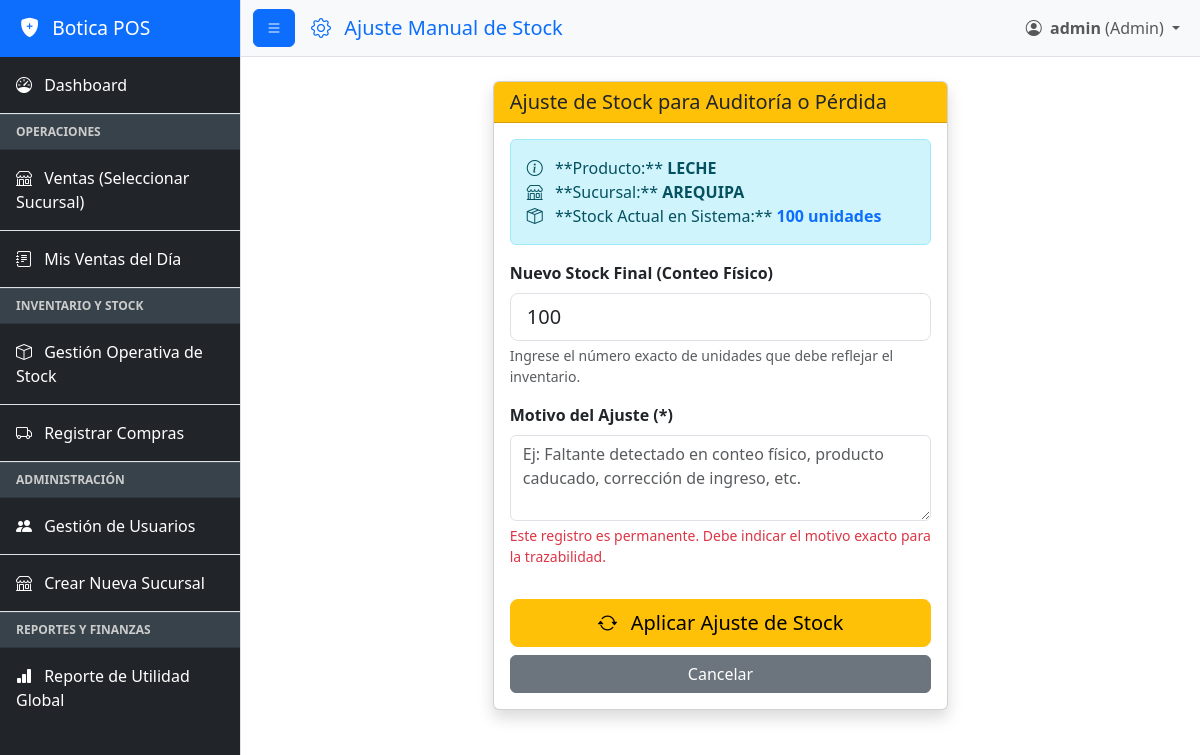
The app's page /ajustar-stock/2 (signed in) with its own data.
### app.py (models this page shows, shortened)
class User(UserMixin, db.Model):
    id = db.Column(db.Integer, primary_key=True)
    username = db.Column(db.String(80), unique=True, nullable=False)
    password_hash = db.Column(db.String(255), nullable=False)
    role = db.Column(db.String(50), default='Empleado', nullable=False)
    farmacia_id = db.Column(db.Integer, db.ForeignKey('farmacia.id'), nullable=True)
    farmacia = db.relationship('Farmacia', back_populates='empleados_rel')
    ventas_realizadas = db.relationship('Sale', back_populates='vendedor_rel')
    ajustes_realizados = db.relationship('AjusteStock', back_populates='user_rel', foreign_keys='[AjusteStock.user_id]')

class Inventario(db.Model):
    id = db.Column(db.Integer, primary_key=True)
    farmacia_id = db.Column(db.Integer, db.ForeignKey('farmacia.id'), nullable=False)
    nombre = db.Column(db.String(255), nullable=False)
    stock = db.Column(db.Integer, default=0)
    precio_de_venta = db.Column(db.Float, default=0.0) # Precio final al público
    costo_promedio = db.Column(db.Float, default=0.0) # Costo Promedio Ponderado (PMP)
    farmacia_rel = db.relationship('Farmacia', back_populates='inventario_rel')
    compras_rel = db.relationship('Compra', back_populates='inventario_rel', cascade="all, delete-orphan")
    ventas_rel = db.relationship('Sale', back_populates='inventario', cascade="all, delete-orphan")
    ajustes_stock = db.relationship('AjusteStock', back_populates='inventario_rel', cascade="all, delete-orphan") # Nuevo
    __table_args__ = (db.UniqueConstraint('farmacia_id', 'nombre', name='_farmacia_nombre_uc'),)

class Farmacia(db.Model):
    id = db.Column(db.Integer, primary_key=True)
    nombre = db.Column(db.String(100), unique=True, nullable=False)
    inventario_rel = db.relationship('Inventario', back_populates='farmacia_rel', cascade="all, delete-orphan")
    empleados_rel = db.relationship('User', back_populates='farmacia', cascade="all, delete-orphan")
    ventas_rel = db.relationship('Sale', back_populates='sucursal_venta_rel', cascade="all, delete-orphan")

### app.py (the view, shortened to what this page needs)
@app.route('/ajustar-stock/<int:inventario_id>', methods=['GET', 'POST'])
@login_required
@admin_required
def ajustar_stock(inventario_id):
    producto = Inventario.query.get_or_404(inventario_id)
    farmacia = db.session.get(Farmacia, producto.farmacia_id)
    farmacia_nombre = farmacia.nombre if farmacia else 'Desconocida'
    return render_template('ajustar_stock.html',
                           producto=producto,
                           farmacia_nombre=farmacia_nombre)

### app.py (called while the page is built, shortened)
def admin_required(f):
    @wraps(f)
    def decorated_function(*args, **kwargs):
        if current_user.role != 'Admin':
            flash('Acceso denegado. Se requiere rol de Administrador.', 'danger')
            return redirect(url_for('dashboard'))
        return f(*args, **kwargs)
    return decorated_function

@login_manager.user_loader
def load_user(user_id):
    return db.session.get(User, int(user_id))

@app.before_request
def create_default_data():
    if request.path.startswith('/static') or request.path.startswith('/favicon'):
        return
    with app.app_context():
        db.create_all()
        if User.query.filter_by(username='admin').first() is None:
            admin = User(username='admin', role='Admin')
            admin.set_password('adminpass')
            db.session.add(admin)
            db.session.commit()
        farmacia_central = Farmacia.query.filter_by(nombre='Farmacia Central').first()

### templates/ajustar_stock.html (shortened to what this page needs)
{% extends "base.html" %}
{% block page_heading %}
    <i class="bi bi-gear me-2"></i> Ajuste Manual de Stock
{% endblock %}
{% block content %}
<div class="row justify-content-center">
    <div class="col-md-8 col-lg-6">
        <div class="card shadow">
            <div class="card-header bg-warning text-dark">
                <h5 class="mb-0">Ajuste de Stock para Auditoría o Pérdida</h5>
            </div>
            <div class="card-body">
                <div class="alert alert-info" role="alert">
                    <i class="bi bi-info-circle me-2"></i> **Producto:** <span class="fw-bold">{{ producto.nombre }}</span>
                    <br>
                    <i class="bi bi-shop me-2"></i> **Sucursal:** <span class="fw-bold">{{ farmacia_nombre }}</span>
                    <br>
                    <i class="bi bi-box-seam me-2"></i> **Stock Actual en Sistema:** <span class="fw-bold text-primary">{{ producto.stock }} unidades</span>
                </div>
                <form method="POST">
                    <div class="mb-3">
                        <label for="nuevo_stock" class="form-label fw-bold">Nuevo Stock Final (Conteo Físico)</label>
                        <input type="number" class="form-control form-control-lg" id="nuevo_stock" name="nuevo_stock" value="{{ producto.stock }}" required min="0">
                        <div class="form-text">Ingrese el número exacto de unidades que debe reflejar el inventario.</div>
                    </div>
                    <div class="mb-3">
                        <label for="motivo" class="form-label fw-bold">Motivo del Ajuste (*)</label>
                        <textarea class="form-control" id="motivo" name="motivo" rows="3" placeholder="Ej: Faltante detectado en conteo físico, producto caducado, corrección de ingreso, etc." required></textarea>
                        <div class="form-text text-danger">Este registro es permanente. Debe indicar el motivo exacto para la trazabilidad.</div>
                    </div>
                    <button type="submit" class="btn btn-warning btn-lg w-100 mt-3">
                        <i class="bi bi-arrow-repeat me-2"></i> Aplicar Ajuste de Stock
                    </button>
                    <a href="{{ url_for('gestion_stock', farmacia_id=producto.farmacia_id) }}" class="btn btn-secondary w-100 mt-2">Cancelar</a>
                </form>
            </div>
        </div>
    </div>
</div>
{% endblock %}

### templates/base.html (shortened to what this page needs)
<!doctype html>
<html lang="es">
<head>
    <link href="https://cdn.jsdelivr.net/npm/bootstrap@5.3.3/dist/css/bootstrap.min.css"
          rel="stylesheet"
>
    <link rel="stylesheet" href="https://cdn.jsdelivr.net/npm/bootstrap-icons@1.11.3/font/bootstrap-icons.min.css">
</head>
<body>
    <div class="d-flex" id="wrapper">
        {% if current_user.is_authenticated %}
        <div class="border-end bg-dark" id="sidebar-wrapper">
            <div class="sidebar-heading bg-primary text-white">
                <i class="bi bi-shield-fill-plus me-2"></i> Botica POS
            </div>
            <div class="list-group list-group-flush">
                <a href="{{ url_for('dashboard') }}" class="list-group-item list-group-item-action bg-dark text-white p-3">
                    <i class="bi bi-speedometer me-2"></i> Dashboard
                </a>
                <div class="sidebar-separator">Operaciones</div>
                {% if current_user.role == 'Admin' %}
                <a href="{{ url_for('seleccionar_farmacia_ventas') }}" class="list-group-item list-group-item-action bg-dark text-white p-3">
                    <i class="bi bi-shop me-2"></i> Ventas (Seleccionar Sucursal)
                </a>
                {% else %}
                <a href="{{ url_for('pantalla_ventas') }}" class="list-group-item list-group-item-action bg-dark text-white p-3">
                    <i class="bi bi-cart-fill me-2"></i> Ventas
                </a>
                {% endif %}
                {% if current_user.role == 'Empleado' or current_user.role == 'Admin' %}
                <a href="{{ url_for('mis_ventas') }}" class="list-group-item list-group-item-action bg-dark text-white p-3">
                    <i class="bi bi-journal-text me-2"></i> Mis Ventas del Día
                </a>
                {% endif %}
                {% if current_user.role == 'Admin' %}
                <div class="sidebar-separator">Inventario y Stock</div>
                <a href="{{ url_for('gestion_stock') }}" class="list-group-item list-group-item-action bg-dark text-white p-3">
                    <i class="bi bi-box me-2"></i> Gestión Operativa de Stock
                </a>
                <a href="{{ url_for('registro_compra') }}" class="list-group-item list-group-item-action bg-dark text-white p-3">
                    <i class="bi bi-truck me-2"></i> Registrar Compras
                </a>
                {% endif %}
                {% if current_user.role == 'Admin' %}
                <div class="sidebar-separator">Administración</div>
                <a href="{{ url_for('gestion_usuarios') }}" class="list-group-item list-group-item-action bg-dark text-white p-3">
                    <i class="bi bi-people-fill me-2"></i> Gestión de Usuarios
                </a>
                <a href="{{ url_for('agregar_farmacia') }}" class="list-group-item list-group-item-action bg-dark text-white p-3">
                    <i class="bi bi-shop me-2"></i> Crear Nueva Sucursal
                </a>
                {% endif %}
                {% if current_user.role == 'Admin' %}
                <div class="sidebar-separator">Reportes y Finanzas</div>
                <a href="{{ url_for('reporte_global') }}" class="list-group-item list-group-item-action bg-dark text-white p-3">
                    <i class="bi bi-bar-chart-fill me-2"></i> Reporte de Utilidad Global
                </a>
                {% endif %}
            </div>
        </div>
        {% endif %}
        <div id="page-content-wrapper">
            <nav class="navbar navbar-expand-lg navbar-light bg-light border-bottom">
                <div class="container-fluid">
                    {% if current_user.is_authenticated %}
                    <button class="btn btn-primary" id="sidebarToggle">
                        <i class="bi bi-list"></i>
                    </button>
                    {% endif %}
                    <h5 class="ms-3 mb-0 text-primary">{% block page_heading %}{% endblock %}</h5>
                    <div class="collapse navbar-collapse" id="navbarSupportedContent">
                        <ul class="navbar-nav ms-auto mt-2 mt-lg-0">
                            {% if current_user.is_authenticated %}
                            <li class="nav-item dropdown">
                                <a class="nav-link dropdown-toggle" href="#" id="navbarDropdown" role="button" data-bs-toggle="dropdown" aria-expanded="false">
                                    <i class="bi bi-person-circle me-1"></i>
                                    <b>{{ current_user.username }}</b> ({{ current_user.role }})
                                </a>
                            </li>
                            {% endif %}
                        </ul>
                    </div>
                </div>
            </nav>
            <div class="container-fluid mt-4">
                {% block content %}{% endblock %}
            </div>
        </div>
        </div>
</body>
</html>

### templates/base.html (style rules this page uses)
#sidebar-wrapper { min-height: 100vh; margin-left: -15rem; transition: margin .25s ease-out; }
#sidebar-wrapper .sidebar-heading { padding: 0.875rem 1.25rem; font-size: 1.2rem; }
#sidebar-wrapper .list-group { width: 15rem; }
.sidebar-separator { background-color: #38424a; color: #ccc; padding: 0.5rem 1rem; font-size: 0.75rem; text-transform: uppercase; font-weight: bold; border-top: 1px solid #4a545c; border-bottom: 1px solid #2e353c; }
#page-content-wrapper { min-width: 100vw; }
@media (min-width: 768px) { #sidebar-wrapper { margin-left: 0; } }
@media (min-width: 768px) { #page-content-wrapper { min-width: 0; width: 100%; } }

### records on screen
User: username "admin", role "Admin"
Inventario: nombre "LECHE", stock "100", nuevo_stock "100"
Farmacia: nombre "AREQUIPA"
